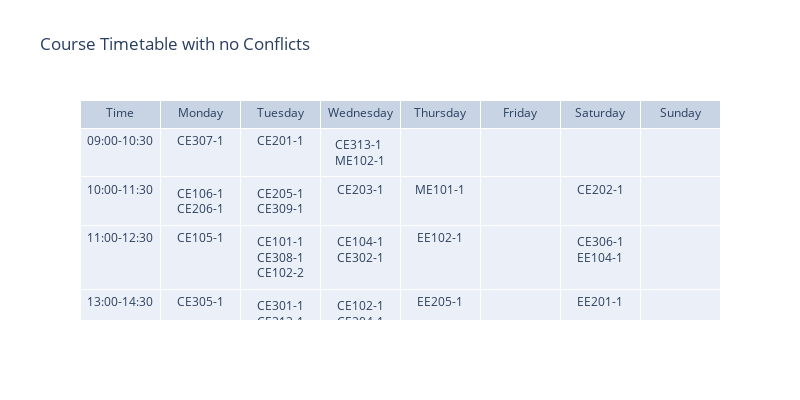

Write notebook code for a chart like this one.
### Code cell
timetable_plot(list(min_dict.values())[0], "with no Conflicts")

### Figure 1 — Plotly figure (JSON) as saved in the notebook; plotly's stock layout.template omitted (floating-point values rounded to 4 significant figures)
{"data": [{"cells": {"values": [["09:00-10:30", "10:00-11:30", "11:00-12:30", "13:00-14:30", "14:00-15:30", "15:00-16:30", "16:00-17:30"], ["CE307-1", "CE106-1<br>CE206-1", "CE105-1", "CE305-1", "CE103-1<br>EE202-1", "EE101-1<br>EE204-1", "CE310-1"], ["CE201-1", "CE205-1<br>CE309-1", "CE101-1<br>CE308-1<br>CE102-2", "CE301-1<br>CE312-1", "ME103-1", "", "CE107-1"], ["CE313-1<br>ME102-1", "CE203-1", "CE104-1<br>CE302-1", "CE102-1<br>CE204-1", "CE304-1", "CE311-1", ""], ["", "ME101-1", "EE102-1", "EE205-1", "EE105-1", "", "EE203-1"], ["", "", "", "", "", "", ""], ["", "CE202-1", "CE306-1<br>EE104-1", "EE201-1", "EE103-1", "", "CE207-1<br>CE303-1"], ["", "", "", "", "", "", ""]]}, "header": {"values": ["Time", "Monday", "Tuesday", "Wednesday", "Thursday", "Friday", "Saturday", "Sunday"]}, "type": "table"}], "layout": {"autosize": false, "height": 400, "title": {"text": "Course Timetable with no Conflicts"}, "width": 800}}
